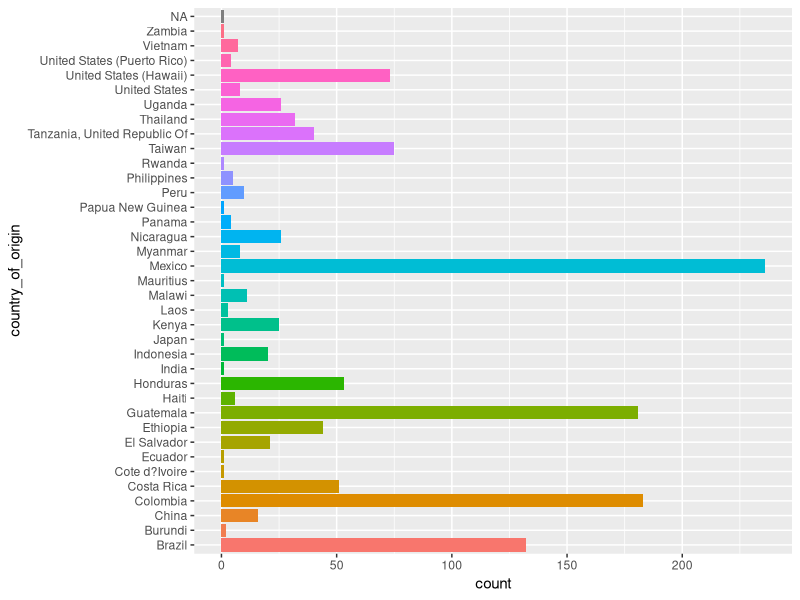

This figure's R source:
## ---- chunk 1
library(tidyverse)
## ---- chunk 2
coffee_reviews <- read_csv("data/cleaned_coffee.csv")

## ---- chunk 3

ggplot(coffee_reviews,
       aes(y = country_of_origin,
           fill = country_of_origin)) +
  geom_bar() +
  theme(legend.position = "none")
